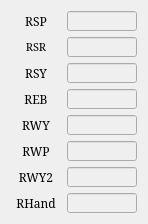
   <widget class="QWidget" name="gridLayoutWidget">
    <property name="geometry">
     <rect>
      <x>10</x>
      <y>80</y>
      <width>131</width>
      <height>211</height>
     </rect>
    </property>
    <layout class="QGridLayout" name="gridLayout">
     <item row="5" column="1">
      <widget class="QLineEdit" name="LE_JOINT_RWP">
       <property name="enabled">
        <bool>false</bool>
       </property>
       <property name="sizePolicy">
        <sizepolicy hsizetype="Fixed" vsizetype="Fixed">
         <horstretch>0</horstretch>
         <verstretch>0</verstretch>
        </sizepolicy>
       </property>
       <property name="minimumSize">
        <size>
         <width>70</width>
         <height>20</height>
        </size>
       </property>
       <property name="maximumSize">
        <size>
         <width>70</width>
         <height>20</height>
        </size>
       </property>
       <property name="font">
        <font>
         <family>Serif</family>
         <pointsize>9</pointsize>
        </font>
       </property>
       <property name="alignment">
        <set>Qt::AlignRight|Qt::AlignTrailing|Qt::AlignVCenter</set>
       </property>
       <property name="readOnly">
        <bool>true</bool>
       </property>
      </widget>
     </item>
     <item row="4" column="0">
      <widget class="QLabel" name="label_5">
       <property name="sizePolicy">
        <sizepolicy hsizetype="Fixed" vsizetype="Fixed">
         <horstretch>0</horstretch>
         <verstretch>0</verstretch>
        </sizepolicy>
       </property>
       <property name="minimumSize">
        <size>
         <width>50</width>
         <height>20</height>
        </size>
       </property>
       <property name="maximumSize">
        <size>
         <width>50</width>
         <height>20</height>
        </size>
       </property>
       <property name="font">
        <font>
         <family>Serif</family>
         <pointsize>9</pointsize>
        </font>
       </property>
       <property name="text">
        <string>RWY</string>
       </property>
       <property name="alignment">
        <set>Qt::AlignCenter</set>
       </property>
      </widget>
     </item>
     <item row="5" column="0">
      <widget class="QLabel" name="label_6">
       <property name="sizePolicy">
        <sizepolicy hsizetype="Fixed" vsizetype="Fixed">
         <horstretch>0</horstretch>
         <verstretch>0</verstretch>
        </sizepolicy>
       </property>
       <property name="minimumSize">
        <size>
         <width>50</width>
         <height>20</height>
        </size>
       </property>
       <property name="maximumSize">
        <size>
         <width>50</width>
         <height>20</height>
        </size>
       </property>
       <property name="font">
        <font>
         <family>Serif</family>
         <pointsize>9</pointsize>
        </font>
       </property>
       <property name="text">
        <string>RWP</string>
       </property>
       <property name="alignment">
        <set>Qt::AlignCenter</set>
       </property>
      </widget>
     </item>
     <item row="2" column="0">
      <widget class="QLabel" name="label_3">
       <property name="sizePolicy">
        <sizepolicy hsizetype="Fixed" vsizetype="Fixed">
         <horstretch>0</horstretch>
         <verstretch>0</verstretch>
        </sizepolicy>
       </property>
       <property name="minimumSize">
        <size>
         <width>50</width>
         <height>20</height>
        </size>
       </property>
       <property name="maximumSize">
        <size>
         <width>50</width>
         <height>20</height>
        </size>
       </property>
       <property name="font">
        <font>
         <family>Serif</family>
         <pointsize>9</pointsize>
        </font>
       </property>
       <property name="text">
        <string>RSY</string>
       </property>
       <property name="alignment">
        <set>Qt::AlignCenter</set>
       </property>
      </widget>
     </item>
     <item row="0" column="1">
      <widget class="QLineEdit" name="LE_JOINT_RSP">
       <property name="enabled">
        <bool>false</bool>
       </property>
       <property name="sizePolicy">
        <sizepolicy hsizetype="Fixed" vsizetype="Fixed">
         <horstretch>0</horstretch>
         <verstretch>0</verstretch>
        </sizepolicy>
       </property>
       <property name="minimumSize">
        <size>
         <width>70</width>
         <height>20</height>
        </size>
       </property>
       <property name="maximumSize">
        <size>
         <width>70</width>
         <height>20</height>
        </size>
       </property>
       <property name="font">
        <font>
         <family>Serif</family>
         <pointsize>8</pointsize>
        </font>
       </property>
       <property name="alignment">
        <set>Qt::AlignRight|Qt::AlignTrailing|Qt::AlignVCenter</set>
       </property>
       <property name="readOnly">
        <bool>true</bool>
       </property>
      </widget>
     </item>
     <item row="0" column="0">
      <widget class="QLabel" name="label_2">
       <property name="sizePolicy">
        <sizepolicy hsizetype="Fixed" vsizetype="Fixed">
         <horstretch>0</horstretch>
         <verstretch>0</verstretch>
        </sizepolicy>
       </property>
       <property name="minimumSize">
        <size>
         <width>50</width>
         <height>20</height>
        </size>
       </property>
       <property name="maximumSize">
        <size>
         <width>50</width>
         <height>20</height>
        </size>
       </property>
       <property name="font">
        <font>
         <family>Serif</family>
         <pointsize>9</pointsize>
        </font>
       </property>
       <property name="text">
        <string>RSP</string>
       </property>
       <property name="alignment">
        <set>Qt::AlignCenter</set>
       </property>
      </widget>
     </item>
     <item row="3" column="0">
      <widget class="QLabel" name="label_4">
       <property name="sizePolicy">
        <sizepolicy hsizetype="Fixed" vsizetype="Fixed">
         <horstretch>0</horstretch>
         <verstretch>0</verstretch>
        </sizepolicy>
       </property>
       <property name="minimumSize">
        <size>
         <width>50</width>
         <height>20</height>
        </size>
       </property>
       <property name="maximumSize">
        <size>
         <width>50</width>
         <height>20</height>
        </size>
       </property>
       <property name="font">
        <font>
         <family>Serif</family>
         <pointsize>9</pointsize>
        </font>
       </property>
       <property name="text">
        <string>REB</string>
       </property>
       <property name="alignment">
        <set>Qt::AlignCenter</set>
       </property>
      </widget>
     </item>
     <item row="2" column="1">
      <widget class="QLineEdit" name="LE_JOINT_RSY">
       <property name="enabled">
        <bool>false</bool>
       </property>
       <property name="sizePolicy">
        <sizepolicy hsizetype="Fixed" vsizetype="Fixed">
         <horstretch>0</horstretch>
         <verstretch>0</verstretch>
        </sizepolicy>
       </property>
       <property name="minimumSize">
        <size>
         <width>70</width>
         <height>20</height>
        </size>
       </property>
       <property name="maximumSize">
        <size>
         <width>70</width>
         <height>20</height>
        </size>
       </property>
       <property name="font">
        <font>
         <family>Serif</family>
         <pointsize>8</pointsize>
        </font>
       </property>
       <property name="alignment">
        <set>Qt::AlignRight|Qt::AlignTrailing|Qt::AlignVCenter</set>
       </property>
       <property name="readOnly">
        <bool>true</bool>
       </property>
      </widget>
     </item>
     <item row="1" column="1">
      <widget class="QLineEdit" name="LE_JOINT_RSR">
       <property name="enabled">
        <bool>false</bool>
       </property>
       <property name="sizePolicy">
        <sizepolicy hsizetype="Fixed" vsizetype="Fixed">
         <horstretch>0</horstretch>
         <verstretch>0</verstretch>
        </sizepolicy>
       </property>
       <property name="minimumSize">
        <size>
         <width>70</width>
         <height>20</height>
        </size>
       </property>
       <property name="maximumSize">
        <size>
         <width>70</width>
         <height>20</height>
        </size>
       </property>
       <property name="font">
        <font>
         <family>Serif</family>
         <pointsize>9</pointsize>
        </font>
       </property>
       <property name="alignment">
        <set>Qt::AlignRight|Qt::AlignTrailing|Qt::AlignVCenter</set>
       </property>
       <property name="readOnly">
        <bool>true</bool>
       </property>
      </widget>
     </item>
     <item row="3" column="1">
      <widget class="QLineEdit" name="LE_JOINT_REB">
       <property name="enabled">
        <bool>false</bool>
       </property>
       <property name="sizePolicy">
        <sizepolicy hsizetype="Fixed" vsizetype="Fixed">
         <horstretch>0</horstretch>
         <verstretch>0</verstretch>
        </sizepolicy>
       </property>
       <property name="minimumSize">
        <size>
         <width>70</width>
         <height>20</height>
        </size>
       </property>
       <property name="maximumSize">
        <size>
         <width>70</width>
         <height>20</height>
        </size>
       </property>
       <property name="font">
        <font>
         <family>Serif</family>
         <pointsize>9</pointsize>
        </font>
       </property>
       <property name="alignment">
        <set>Qt::AlignRight|Qt::AlignTrailing|Qt::AlignVCenter</set>
       </property>
       <property name="readOnly">
        <bool>true</bool>
       </property>
      </widget>
     </item>
     <item row="1" column="0">
      <widget class="QLabel" name="label_7">
       <property name="sizePolicy">
        <sizepolicy hsizetype="Fixed" vsizetype="Fixed">
         <horstretch>0</horstretch>
         <verstretch>0</verstretch>
        </sizepolicy>
       </property>
       <property name="minimumSize">
        <size>
         <width>50</width>
         <height>20</height>
        </size>
       </property>
       <property name="maximumSize">
        <size>
         <width>50</width>
         <height>20</height>
        </size>
       </property>
       <property name="font">
        <font>
         <family>Serif</family>
         <pointsize>8</pointsize>
        </font>
       </property>
       <property name="text">
        <string>RSR</string>
       </property>
       <property name="alignment">
        <set>Qt::AlignCenter</set>
       </property>
      </widget>
     </item>
     <item row="4" column="1">
      <widget class="QLineEdit" name="LE_JOINT_RWY">
       <property name="enabled">
        <bool>false</bool>
       </property>
       <property name="sizePolicy">
        <sizepolicy hsizetype="Fixed" vsizetype="Fixed">
         <horstretch>0</horstretch>
         <verstretch>0</verstretch>
        </sizepolicy>
       </property>
       <property name="minimumSize">
        <size>
         <width>70</width>
         <height>20</height>
        </size>
       </property>
       <property name="maximumSize">
        <size>
         <width>70</width>
         <height>20</height>
        </size>
       </property>
       <property name="font">
        <font>
         <family>Serif</family>
         <pointsize>9</pointsize>
        </font>
       </property>
       <property name="alignment">
        <set>Qt::AlignRight|Qt::AlignTrailing|Qt::AlignVCenter</set>
       </property>
       <property name="readOnly">
        <bool>true</bool>
       </property>
      </widget>
     </item>
     <item row="6" column="0">
      <widget class="QLabel" name="label_81">
       <property name="sizePolicy">
        <sizepolicy hsizetype="Fixed" vsizetype="Fixed">
         <horstretch>0</horstretch>
         <verstretch>0</verstretch>
        </sizepolicy>
       </property>
       <property name="minimumSize">
        <size>
         <width>50</width>
         <height>20</height>
        </size>
       </property>
       <property name="maximumSize">
        <size>
         <width>50</width>
         <height>20</height>
        </size>
       </property>
       <property name="font">
        <font>
         <family>Serif</family>
         <pointsize>9</pointsize>
        </font>
       </property>
       <property name="text">
        <string>RWY2</string>
       </property>
       <property name="alignment">
        <set>Qt::AlignCenter</set>
       </property>
      </widget>
     </item>
     <item row="6" column="1">
      <widget class="QLineEdit" name="LE_JOINT_RWY2">
       <property name="enabled">
        <bool>false</bool>
       </property>
       <property name="sizePolicy">
        <sizepolicy hsizetype="Fixed" vsizetype="Fixed">
         <horstretch>0</horstretch>
         <verstretch>0</verstretch>
        </sizepolicy>
       </property>
       <property name="minimumSize">
        <size>
         <width>70</width>
         <height>20</height>
        </size>
       </property>
       <property name="maximumSize">
        <size>
         <width>70</width>
         <height>20</height>
        </size>
       </property>
       <property name="font">
        <font>
         <family>Serif</family>
         <pointsize>8</pointsize>
        </font>
       </property>
       <property name="alignment">
        <set>Qt::AlignRight|Qt::AlignTrailing|Qt::AlignVCenter</set>
       </property>
       <property name="readOnly">
        <bool>true</bool>
       </property>
      </widget>
     </item>
     <item row="7" column="0" rowspan="3">
      <widget class="QLabel" name="label_79">
       <property name="sizePolicy">
        <sizepolicy hsizetype="Fixed" vsizetype="Fixed">
         <horstretch>0</horstretch>
         <verstretch>0</verstretch>
        </sizepolicy>
       </property>
       <property name="minimumSize">
        <size>
         <width>50</width>
         <height>20</height>
        </size>
       </property>
       <property name="maximumSize">
        <size>
         <width>50</width>
         <height>20</height>
        </size>
       </property>
       <property name="font">
        <font>
         <family>Serif</family>
         <pointsize>9</pointsize>
        </font>
       </property>
       <property name="text">
        <string>RHand</string>
       </property>
       <property name="alignment">
        <set>Qt::AlignCenter</set>
       </property>
      </widget>
     </item>
     <item row="7" column="1" rowspan="3">
      <widget class="QLineEdit" name="LE_JOINT_RHAND">
       <property name="enabled">
        <bool>false</bool>
       </property>
       <property name="sizePolicy">
        <sizepolicy hsizetype="Fixed" vsizetype="Fixed">
         <horstretch>0</horstretch>
         <verstretch>0</verstretch>
        </sizepolicy>
       </property>
       <property name="minimumSize">
        <size>
         <width>70</width>
         <height>20</height>
        </size>
       </property>
       <property name="maximumSize">
        <size>
         <width>70</width>
         <height>20</height>
        </size>
       </property>
       <property name="font">
        <font>
         <family>Serif</family>
         <pointsize>9</pointsize>
        </font>
       </property>
       <property name="alignment">
        <set>Qt::AlignRight|Qt::AlignTrailing|Qt::AlignVCenter</set>
       </property>
       <property name="readOnly">
        <bool>true</bool>
       </property>
      </widget>
     </item>
    </layout>
   </widget>
